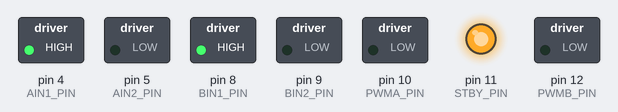
Simulated run of this sketch. Board: Arduino Uno, built with avr-gcc and run on an emulated ATmega328P. On the bench: switched loads named in the sketch (green lamp = pin HIGH), output pins drawn as LEDs (lit = HIGH). What the sketch prints to the serial monitor is not drawn.

Above: at 0.1 s.
Timing chart, 0 to 1.6 s (numbered marks = the images above):
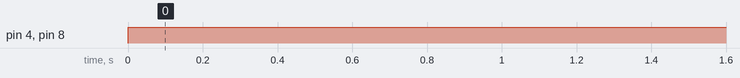

The sketch:

encoder_FOR_ROBOT_last.ino
```cpp
#define STBY_PIN 11  // Standby pin
#define PWMA_PIN 10  // PWM pin for Motor A
#define PWMB_PIN 12
#define BIN1_PIN 8  // Direction control pin 1 for Motor B
#define BIN2_PIN 9  // Direction control pin 2 for Motor B
#define AIN1_PIN 4  // Direction control pin 1 for Motor A
#define AIN2_PIN 5  // Direction control pin 2 for Motor A
int encoderPin1 = 2; //Encoder Output 'A' must connected with intreput pin of arduino.
int encoderPin2 = 3; //Encoder Otput 'B' must connected with intreput pin of arduino.
int encoderPin3 = 6; //Encoder Output 'A' must connected with intreput pin of arduino.
int encoderPin4 = 7; //Encoder Otput 'B' must connected with intreput pin of arduino.
int motorSpeedA = 31;  // Initial motor speed (0-255)
int motorSpeedB = 30;  // Initial motor speed (0-255)
int turnAmount=210;
volatile int lastEncodedA = 0; // Here updated value of encoder store.
volatile int lastEncodedB = 0; // Here updated value of encoder store.
volatile long encoderValueA = 0; // Raw en
volatile long encoderValueB = 0; // Raw en
bool StopMov = false;
void setup() {

  pinMode(STBY_PIN, OUTPUT);
  pinMode(PWMA_PIN, OUTPUT);
  pinMode(PWMB_PIN, OUTPUT);
  pinMode(AIN1_PIN, OUTPUT);
  pinMode(AIN2_PIN, OUTPUT);
  pinMode(BIN1_PIN, OUTPUT);
  pinMode(BIN2_PIN, OUTPUT);
  digitalWrite(STBY_PIN, HIGH);
  Serial.begin(9600); //initialize serial comunication

   pinMode(encoderPin1, INPUT_PULLUP);
  pinMode(encoderPin2, INPUT_PULLUP);
  pinMode(encoderPin3, INPUT_PULLUP);
  pinMode(encoderPin4, INPUT_PULLUP);

  digitalWrite(encoderPin1, HIGH); //turn pullup resistor on
  digitalWrite(encoderPin2, HIGH); //turn pullup resistor on
  digitalWrite(encoderPin3, HIGH); //turn pullup resistor on
  digitalWrite(encoderPin4, HIGH); //turn pullup resistor on

  //call updateEncoder() when any high/low changed seen
  //on interrupt 0 (pin 2), or interrupt 1 (pin 3)
  attachInterrupt(2, updateEncoderA, CHANGE);
  attachInterrupt(3, updateEncoderA, CHANGE);
  attachInterrupt(6, updateEncoderB, CHANGE);
  attachInterrupt(7, updateEncoderB, CHANGE);

}

void loop() {

//for (int i = 0; i <= 500; i++){
  if(encoderValueA<=turnAmount && StopMov == false)
  {
  StopMov = true;
 analogWrite(PWMA_PIN, motorSpeedA);
 analogWrite(PWMB_PIN, motorSpeedB);
 digitalWrite(AIN1_PIN, HIGH);
  digitalWrite(AIN2_PIN, LOW);
  digitalWrite(BIN1_PIN, HIGH);
  digitalWrite(BIN2_PIN, LOW);
 Serial.print("Forward  ");
 Serial.println(encoderValueA);
 Serial.println(encoderValueB);
 //delay(1000);
  }
  else
  {
  analogWrite(PWMA_PIN, 0);
  analogWrite(PWMB_PIN, 0);

  }
//}

//delay(5000);
/*
for (int i = 0; i <= 500; i++){
digitalWrite(MotFwd, HIGH);
 digitalWrite(MotRev, LOW);
 Serial.print("Reverse  ");
 Serial.println(encoderValue);
}

delay(1000);
*/
}

void updateEncoderA(){
  int MSB = digitalRead(encoderPin1); //MSB = most significant bit
  int LSB = digitalRead(encoderPin2); //LSB = least significant bit

  int encodedA = (MSB << 1) |LSB; //converting the 2 pin value to single number
  int sum  = (lastEncodedA << 2) | encodedA; //adding it to the previous encoded value

  if(sum == 0b1101 || sum == 0b0100 || sum == 0b0010 || sum == 0b1011) encoderValueA --;
  if(sum == 0b1110 || sum == 0b0111 || sum == 0b0001 || sum == 0b1000) encoderValueA ++;

  lastEncodedA = encodedA; //store this value for next time
}


void updateEncoderB(){
  int MSB2 = digitalRead(encoderPin3); //MSB = most significant bit
  int LSB2 = digitalRead(encoderPin4); //LSB = least significant bit

  int encodedB = (MSB2 << 1) |LSB2; //converting the 2 pin value to single number
  int sum  = (lastEncodedB << 2) | encodedB; //adding it to the previous encoded value

  if(sum == 0b1101 || sum == 0b0100 || sum == 0b0010 || sum == 0b1011) encoderValueB --;
  if(sum == 0b1110 || sum == 0b0111 || sum == 0b0001 || sum == 0b1000) encoderValueB ++;

  lastEncodedB = encodedB; //store this value for next time
}
```

Measured:
- by itself, pin 4 (AIN1_PIN), pin 8 (BIN1_PIN): LOW → HIGH at 0.00 s
